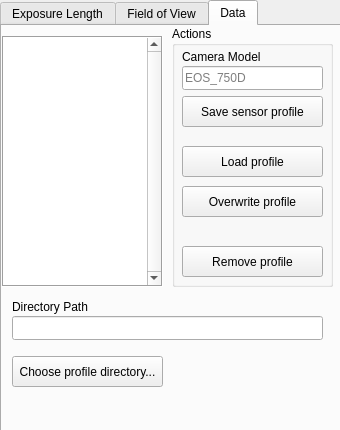
<?xml version="1.0" encoding="UTF-8"?>
<ui version="4.0">
 <class>PhotoCalc</class>
 <widget class="QMainWindow" name="PhotoCalc">
  <property name="geometry">
   <rect>
    <x>0</x>
    <y>0</y>
    <width>340</width>
    <height>430</height>
   </rect>
  </property>
  <property name="minimumSize">
   <size>
    <width>340</width>
    <height>420</height>
   </size>
  </property>
  <property name="maximumSize">
   <size>
    <width>340</width>
    <height>470</height>
   </size>
  </property>
  <property name="windowTitle">
   <string>PhotoCalc</string>
  </property>
  <widget class="QWidget" name="centralwidget">
   <widget class="QTabWidget" name="tabWidget">
    <property name="geometry">
     <rect>
      <x>0</x>
      <y>0</y>
      <width>341</width>
      <height>435</height>
     </rect>
    </property>
    <property name="currentIndex">
     <number>2</number>
    </property>
    <widget class="QWidget" name="tabExpo">
     <attribute name="title">
      <string>Exposure Length</string>
     </attribute>
     <widget class="QGroupBox" name="groupBox">
      <property name="geometry">
       <rect>
        <x>0</x>
        <y>0</y>
        <width>331</width>
        <height>171</height>
       </rect>
      </property>
      <property name="title">
       <string>Specifications</string>
      </property>
      <widget class="QGroupBox" name="groupBox_6">
       <property name="geometry">
        <rect>
         <x>10</x>
         <y>20</y>
         <width>141</width>
         <height>71</height>
        </rect>
       </property>
       <property name="title">
        <string>Camera</string>
       </property>
       <widget class="QLabel" name="label">
        <property name="geometry">
         <rect>
          <x>10</x>
          <y>20</y>
          <width>31</width>
          <height>16</height>
         </rect>
        </property>
        <property name="text">
         <string>Crop</string>
        </property>
       </widget>
       <widget class="QLineEdit" name="cropInput">
        <property name="geometry">
         <rect>
          <x>10</x>
          <y>40</y>
          <width>31</width>
          <height>21</height>
         </rect>
        </property>
        <property name="inputMask">
         <string/>
        </property>
        <property name="maxLength">
         <number>32767</number>
        </property>
        <property name="alignment">
         <set>Qt::AlignRight|Qt::AlignTrailing|Qt::AlignVCenter</set>
        </property>
        <property name="placeholderText">
         <string>1.6</string>
        </property>
       </widget>
       <widget class="QLabel" name="label_7">
        <property name="geometry">
         <rect>
          <x>40</x>
          <y>40</y>
          <width>16</width>
          <height>21</height>
         </rect>
        </property>
        <property name="text">
         <string>x</string>
        </property>
        <property name="alignment">
         <set>Qt::AlignBottom|Qt::AlignHCenter</set>
        </property>
       </widget>
       <widget class="QLabel" name="label_4">
        <property name="geometry">
         <rect>
          <x>60</x>
          <y>20</y>
          <width>61</width>
          <height>21</height>
         </rect>
        </property>
        <property name="text">
         <string>Pixelpitch</string>
        </property>
       </widget>
       <widget class="QLineEdit" name="pixelPitchInput">
        <property name="geometry">
         <rect>
          <x>60</x>
          <y>40</y>
          <width>51</width>
          <height>21</height>
         </rect>
        </property>
        <property name="maxLength">
         <number>4</number>
        </property>
        <property name="alignment">
         <set>Qt::AlignRight|Qt::AlignTrailing|Qt::AlignVCenter</set>
        </property>
        <property name="placeholderText">
         <string>3.74</string>
        </property>
       </widget>
       <widget class="QLabel" name="label_9">
        <property name="geometry">
         <rect>
          <x>110</x>
          <y>41</y>
          <width>31</width>
          <height>21</height>
         </rect>
        </property>
        <property name="text">
         <string>µm</string>
        </property>
        <property name="alignment">
         <set>Qt::AlignBottom|Qt::AlignHCenter</set>
        </property>
       </widget>
      </widget>
      <widget class="QGroupBox" name="groupBox_7">
       <property name="geometry">
        <rect>
         <x>160</x>
         <y>20</y>
         <width>161</width>
         <height>71</height>
        </rect>
       </property>
       <property name="title">
        <string>Lens</string>
       </property>
       <widget class="QLineEdit" name="FLinput">
        <property name="geometry">
         <rect>
          <x>10</x>
          <y>40</y>
          <width>61</width>
          <height>21</height>
         </rect>
        </property>
        <property name="maxLength">
         <number>6</number>
        </property>
        <property name="alignment">
         <set>Qt::AlignRight|Qt::AlignTrailing|Qt::AlignVCenter</set>
        </property>
        <property name="placeholderText">
         <string>200</string>
        </property>
       </widget>
       <widget class="QLabel" name="label_3">
        <property name="geometry">
         <rect>
          <x>10</x>
          <y>20</y>
          <width>71</width>
          <height>21</height>
         </rect>
        </property>
        <property name="text">
         <string>Focal Length</string>
        </property>
       </widget>
       <widget class="QLabel" name="label_10">
        <property name="geometry">
         <rect>
          <x>70</x>
          <y>41</y>
          <width>31</width>
          <height>21</height>
         </rect>
        </property>
        <property name="text">
         <string>mm</string>
        </property>
        <property name="alignment">
         <set>Qt::AlignBottom|Qt::AlignHCenter</set>
        </property>
       </widget>
       <widget class="QLineEdit" name="apertureInput">
        <property name="geometry">
         <rect>
          <x>120</x>
          <y>40</y>
          <width>31</width>
          <height>21</height>
         </rect>
        </property>
        <property name="maxLength">
         <number>4</number>
        </property>
        <property name="placeholderText">
         <string>5.6</string>
        </property>
       </widget>
       <widget class="QLabel" name="label_8">
        <property name="geometry">
         <rect>
          <x>99</x>
          <y>41</y>
          <width>16</width>
          <height>21</height>
         </rect>
        </property>
        <property name="text">
         <string>F</string>
        </property>
        <property name="alignment">
         <set>Qt::AlignRight|Qt::AlignTrailing|Qt::AlignVCenter</set>
        </property>
       </widget>
       <widget class="QLabel" name="label_2">
        <property name="geometry">
         <rect>
          <x>110</x>
          <y>20</y>
          <width>49</width>
          <height>21</height>
         </rect>
        </property>
        <property name="text">
         <string>Aperture</string>
        </property>
       </widget>
      </widget>
      <widget class="QGroupBox" name="groupBox_8">
       <property name="geometry">
        <rect>
         <x>10</x>
         <y>90</y>
         <width>311</width>
         <height>71</height>
        </rect>
       </property>
       <property name="title">
        <string>Misc</string>
       </property>
       <widget class="QSlider" name="precisionInput">
        <property name="geometry">
         <rect>
          <x>10</x>
          <y>40</y>
          <width>131</width>
          <height>16</height>
         </rect>
        </property>
        <property name="minimum">
         <number>1</number>
        </property>
        <property name="maximum">
         <number>3</number>
        </property>
        <property name="singleStep">
         <number>1</number>
        </property>
        <property name="orientation">
         <enum>Qt::Horizontal</enum>
        </property>
        <property name="tickPosition">
         <enum>QSlider::TicksBelow</enum>
        </property>
        <property name="tickInterval">
         <number>1</number>
        </property>
       </widget>
       <widget class="QLabel" name="label_21">
        <property name="geometry">
         <rect>
          <x>20</x>
          <y>40</y>
          <width>21</width>
          <height>41</height>
         </rect>
        </property>
        <property name="font">
         <font>
          <pointsize>7</pointsize>
         </font>
        </property>
        <property name="text">
         <string>High</string>
        </property>
        <property name="alignment">
         <set>Qt::AlignLeading|Qt::AlignLeft|Qt::AlignVCenter</set>
        </property>
       </widget>
       <widget class="QLabel" name="label_5">
        <property name="geometry">
         <rect>
          <x>10</x>
          <y>20</y>
          <width>49</width>
          <height>21</height>
         </rect>
        </property>
        <property name="text">
         <string>Precision</string>
        </property>
        <property name="alignment">
         <set>Qt::AlignLeading|Qt::AlignLeft|Qt::AlignVCenter</set>
        </property>
       </widget>
       <widget class="QLabel" name="label_20">
        <property name="geometry">
         <rect>
          <x>110</x>
          <y>40</y>
          <width>21</width>
          <height>41</height>
         </rect>
        </property>
        <property name="font">
         <font>
          <pointsize>7</pointsize>
          <kerning>true</kerning>
         </font>
        </property>
        <property name="text">
         <string>Low</string>
        </property>
        <property name="alignment">
         <set>Qt::AlignRight|Qt::AlignTrailing|Qt::AlignVCenter</set>
        </property>
       </widget>
       <widget class="QLineEdit" name="customRinput">
        <property name="geometry">
         <rect>
          <x>160</x>
          <y>40</y>
          <width>61</width>
          <height>21</height>
         </rect>
        </property>
        <property name="alignment">
         <set>Qt::AlignCenter</set>
        </property>
        <property name="placeholderText">
         <string>355</string>
        </property>
       </widget>
       <widget class="QLabel" name="label_6">
        <property name="geometry">
         <rect>
          <x>160</x>
          <y>20</y>
          <width>71</width>
          <height>21</height>
         </rect>
        </property>
        <property name="text">
         <string>Custom #</string>
        </property>
       </widget>
       <widget class="QDoubleSpinBox" name="declinationInput">
        <property name="geometry">
         <rect>
          <x>240</x>
          <y>40</y>
          <width>61</width>
          <height>21</height>
         </rect>
        </property>
        <property name="alignment">
         <set>Qt::AlignRight|Qt::AlignTrailing|Qt::AlignVCenter</set>
        </property>
        <property name="suffix">
         <string>°</string>
        </property>
        <property name="decimals">
         <number>1</number>
        </property>
        <property name="maximum">
         <double>90.000000000000000</double>
        </property>
        <property name="singleStep">
         <double>0.100000000000000</double>
        </property>
       </widget>
       <widget class="QLabel" name="label_11">
        <property name="geometry">
         <rect>
          <x>240</x>
          <y>20</y>
          <width>61</width>
          <height>21</height>
         </rect>
        </property>
        <property name="text">
         <string>Declination</string>
        </property>
       </widget>
      </widget>
     </widget>
     <widget class="QPushButton" name="pushButton">
      <property name="geometry">
       <rect>
        <x>0</x>
        <y>180</y>
        <width>331</width>
        <height>31</height>
       </rect>
      </property>
      <property name="font">
       <font>
        <bold>true</bold>
       </font>
      </property>
      <property name="text">
       <string>CALCULATE</string>
      </property>
     </widget>
     <widget class="QGroupBox" name="groupBox_2">
      <property name="geometry">
       <rect>
        <x>0</x>
        <y>210</y>
        <width>331</width>
        <height>191</height>
       </rect>
      </property>
      <property name="title">
       <string>Exposure Lengths</string>
      </property>
      <widget class="QGroupBox" name="groupBox_9">
       <property name="geometry">
        <rect>
         <x>10</x>
         <y>20</y>
         <width>311</width>
         <height>80</height>
        </rect>
       </property>
       <property name="title">
        <string>Rule of N</string>
       </property>
       <widget class="QLabel" name="label_12">
        <property name="geometry">
         <rect>
          <x>10</x>
          <y>20</y>
          <width>181</width>
          <height>21</height>
         </rect>
        </property>
        <property name="text">
         <string>According to &quot;Rule of custom #&quot;:</string>
        </property>
       </widget>
       <widget class="QLineEdit" name="customResultOutput">
        <property name="geometry">
         <rect>
          <x>190</x>
          <y>20</y>
          <width>71</width>
          <height>21</height>
         </rect>
        </property>
        <property name="readOnly">
         <bool>true</bool>
        </property>
       </widget>
       <widget class="QLabel" name="label_32">
        <property name="geometry">
         <rect>
          <x>260</x>
          <y>20</y>
          <width>51</width>
          <height>21</height>
         </rect>
        </property>
        <property name="text">
         <string>seconds</string>
        </property>
        <property name="alignment">
         <set>Qt::AlignCenter</set>
        </property>
       </widget>
       <widget class="QLabel" name="label_17">
        <property name="geometry">
         <rect>
          <x>10</x>
          <y>50</y>
          <width>181</width>
          <height>21</height>
         </rect>
        </property>
        <property name="text">
         <string>According to &quot;Rule of 500&quot;:</string>
        </property>
       </widget>
       <widget class="QLineEdit" name="r500resultOutput">
        <property name="geometry">
         <rect>
          <x>190</x>
          <y>50</y>
          <width>71</width>
          <height>21</height>
         </rect>
        </property>
        <property name="readOnly">
         <bool>true</bool>
        </property>
       </widget>
       <widget class="QLabel" name="label_33">
        <property name="geometry">
         <rect>
          <x>260</x>
          <y>50</y>
          <width>51</width>
          <height>21</height>
         </rect>
        </property>
        <property name="text">
         <string>seconds</string>
        </property>
        <property name="alignment">
         <set>Qt::AlignCenter</set>
        </property>
       </widget>
      </widget>
      <widget class="QGroupBox" name="groupBox_10">
       <property name="geometry">
        <rect>
         <x>10</x>
         <y>100</y>
         <width>311</width>
         <height>81</height>
        </rect>
       </property>
       <property name="title">
        <string>NPF</string>
       </property>
       <widget class="QLabel" name="label_19">
        <property name="geometry">
         <rect>
          <x>10</x>
          <y>50</y>
          <width>191</width>
          <height>21</height>
         </rect>
        </property>
        <property name="text">
         <string>According to &quot;full NPF&quot;:</string>
        </property>
       </widget>
       <widget class="QLineEdit" name="fullNPFresultOutput">
        <property name="geometry">
         <rect>
          <x>190</x>
          <y>50</y>
          <width>71</width>
          <height>21</height>
         </rect>
        </property>
        <property name="readOnly">
         <bool>true</bool>
        </property>
       </widget>
       <widget class="QLabel" name="label_35">
        <property name="geometry">
         <rect>
          <x>260</x>
          <y>50</y>
          <width>51</width>
          <height>21</height>
         </rect>
        </property>
        <property name="text">
         <string>seconds</string>
        </property>
        <property name="alignment">
         <set>Qt::AlignCenter</set>
        </property>
       </widget>
       <widget class="QLabel" name="label_18">
        <property name="geometry">
         <rect>
          <x>10</x>
          <y>20</y>
          <width>191</width>
          <height>21</height>
         </rect>
        </property>
        <property name="text">
         <string>According to &quot;simplified NPF&quot;:</string>
        </property>
       </widget>
       <widget class="QLineEdit" name="simpleNPFresultOutput">
        <property name="geometry">
         <rect>
          <x>190</x>
          <y>20</y>
          <width>71</width>
          <height>21</height>
         </rect>
        </property>
        <property name="readOnly">
         <bool>true</bool>
        </property>
       </widget>
       <widget class="QLabel" name="label_34">
        <property name="geometry">
         <rect>
          <x>260</x>
          <y>20</y>
          <width>51</width>
          <height>21</height>
         </rect>
        </property>
        <property name="text">
         <string>seconds</string>
        </property>
        <property name="alignment">
         <set>Qt::AlignCenter</set>
        </property>
       </widget>
      </widget>
     </widget>
    </widget>
    <widget class="QWidget" name="tabFoV">
     <attribute name="title">
      <string>Field of View</string>
     </attribute>
     <widget class="QGroupBox" name="groupBox_3">
      <property name="geometry">
       <rect>
        <x>0</x>
        <y>0</y>
        <width>331</width>
        <height>171</height>
       </rect>
      </property>
      <property name="title">
       <string>Specifications</string>
      </property>
      <widget class="QGroupBox" name="groupBox_11">
       <property name="geometry">
        <rect>
         <x>10</x>
         <y>20</y>
         <width>171</width>
         <height>71</height>
        </rect>
       </property>
       <property name="title">
        <string>Camera</string>
       </property>
       <widget class="QLabel" name="label_13">
        <property name="geometry">
         <rect>
          <x>10</x>
          <y>20</y>
          <width>71</width>
          <height>21</height>
         </rect>
        </property>
        <property name="text">
         <string>Sensor Width</string>
        </property>
       </widget>
       <widget class="QLineEdit" name="sensorWInput">
        <property name="geometry">
         <rect>
          <x>10</x>
          <y>40</y>
          <width>41</width>
          <height>21</height>
         </rect>
        </property>
        <property name="maxLength">
         <number>4</number>
        </property>
        <property name="alignment">
         <set>Qt::AlignRight|Qt::AlignTrailing|Qt::AlignVCenter</set>
        </property>
        <property name="placeholderText">
         <string>22.5</string>
        </property>
       </widget>
       <widget class="QLabel" name="label_24">
        <property name="geometry">
         <rect>
          <x>50</x>
          <y>40</y>
          <width>31</width>
          <height>21</height>
         </rect>
        </property>
        <property name="text">
         <string>mm</string>
        </property>
        <property name="alignment">
         <set>Qt::AlignBottom|Qt::AlignHCenter</set>
        </property>
       </widget>
       <widget class="QLineEdit" name="sensorHInput">
        <property name="geometry">
         <rect>
          <x>90</x>
          <y>40</y>
          <width>41</width>
          <height>21</height>
         </rect>
        </property>
        <property name="locale">
         <locale language="German" country="Germany"/>
        </property>
        <property name="maxLength">
         <number>4</number>
        </property>
        <property name="alignment">
         <set>Qt::AlignRight|Qt::AlignTrailing|Qt::AlignVCenter</set>
        </property>
        <property name="placeholderText">
         <string>15</string>
        </property>
       </widget>
       <widget class="QLabel" name="label_23">
        <property name="geometry">
         <rect>
          <x>90</x>
          <y>20</y>
          <width>81</width>
          <height>20</height>
         </rect>
        </property>
        <property name="text">
         <string>Sensor Height</string>
        </property>
       </widget>
       <widget class="QLabel" name="label_25">
        <property name="geometry">
         <rect>
          <x>130</x>
          <y>40</y>
          <width>31</width>
          <height>21</height>
         </rect>
        </property>
        <property name="text">
         <string>mm</string>
        </property>
        <property name="alignment">
         <set>Qt::AlignBottom|Qt::AlignHCenter</set>
        </property>
       </widget>
      </widget>
      <widget class="QGroupBox" name="groupBox_12">
       <property name="geometry">
        <rect>
         <x>190</x>
         <y>20</y>
         <width>131</width>
         <height>71</height>
        </rect>
       </property>
       <property name="title">
        <string>Lens</string>
       </property>
       <widget class="QLineEdit" name="FoVFLinput">
        <property name="geometry">
         <rect>
          <x>10</x>
          <y>40</y>
          <width>71</width>
          <height>21</height>
         </rect>
        </property>
        <property name="maxLength">
         <number>6</number>
        </property>
        <property name="alignment">
         <set>Qt::AlignRight|Qt::AlignTrailing|Qt::AlignVCenter</set>
        </property>
        <property name="placeholderText">
         <string>200</string>
        </property>
       </widget>
       <widget class="QLabel" name="label_15">
        <property name="geometry">
         <rect>
          <x>10</x>
          <y>20</y>
          <width>71</width>
          <height>21</height>
         </rect>
        </property>
        <property name="text">
         <string>Focal Length</string>
        </property>
       </widget>
       <widget class="QLabel" name="label_22">
        <property name="geometry">
         <rect>
          <x>80</x>
          <y>40</y>
          <width>31</width>
          <height>21</height>
         </rect>
        </property>
        <property name="text">
         <string>mm</string>
        </property>
        <property name="alignment">
         <set>Qt::AlignBottom|Qt::AlignHCenter</set>
        </property>
       </widget>
      </widget>
     </widget>
     <widget class="QPushButton" name="pushButton_2">
      <property name="geometry">
       <rect>
        <x>0</x>
        <y>180</y>
        <width>331</width>
        <height>31</height>
       </rect>
      </property>
      <property name="font">
       <font>
        <bold>true</bold>
       </font>
      </property>
      <property name="text">
       <string>CALCULATE</string>
      </property>
     </widget>
     <widget class="QGroupBox" name="groupBox_4">
      <property name="geometry">
       <rect>
        <x>0</x>
        <y>210</y>
        <width>331</width>
        <height>191</height>
       </rect>
      </property>
      <property name="title">
       <string>Field of View</string>
      </property>
      <widget class="QGroupBox" name="groupBox_13">
       <property name="geometry">
        <rect>
         <x>10</x>
         <y>20</y>
         <width>311</width>
         <height>80</height>
        </rect>
       </property>
       <property name="title">
        <string>Entered dimensions</string>
       </property>
       <widget class="QLabel" name="label_14">
        <property name="geometry">
         <rect>
          <x>10</x>
          <y>20</y>
          <width>141</width>
          <height>21</height>
         </rect>
        </property>
        <property name="text">
         <string>FoV along the long edge</string>
        </property>
       </widget>
       <widget class="QLineEdit" name="FoVWOutput">
        <property name="geometry">
         <rect>
          <x>190</x>
          <y>20</y>
          <width>51</width>
          <height>21</height>
         </rect>
        </property>
       </widget>
       <widget class="QLabel" name="label_29">
        <property name="geometry">
         <rect>
          <x>240</x>
          <y>20</y>
          <width>21</width>
          <height>21</height>
         </rect>
        </property>
        <property name="text">
         <string>°</string>
        </property>
        <property name="alignment">
         <set>Qt::AlignCenter</set>
        </property>
       </widget>
       <widget class="QLabel" name="label_27">
        <property name="geometry">
         <rect>
          <x>10</x>
          <y>50</y>
          <width>141</width>
          <height>20</height>
         </rect>
        </property>
        <property name="text">
         <string>FoV along the short edge</string>
        </property>
       </widget>
       <widget class="QLineEdit" name="FoVHOutput">
        <property name="geometry">
         <rect>
          <x>190</x>
          <y>50</y>
          <width>51</width>
          <height>21</height>
         </rect>
        </property>
       </widget>
       <widget class="QLabel" name="label_30">
        <property name="geometry">
         <rect>
          <x>240</x>
          <y>50</y>
          <width>20</width>
          <height>21</height>
         </rect>
        </property>
        <property name="text">
         <string>°</string>
        </property>
        <property name="alignment">
         <set>Qt::AlignCenter</set>
        </property>
       </widget>
      </widget>
      <widget class="QGroupBox" name="groupBox_14">
       <property name="geometry">
        <rect>
         <x>10</x>
         <y>100</y>
         <width>311</width>
         <height>81</height>
        </rect>
       </property>
       <property name="title">
        <string>Calculated dimensions</string>
       </property>
       <widget class="QLabel" name="label_16">
        <property name="geometry">
         <rect>
          <x>10</x>
          <y>20</y>
          <width>141</width>
          <height>21</height>
         </rect>
        </property>
        <property name="text">
         <string>FoV along the diagonal</string>
        </property>
       </widget>
       <widget class="QLineEdit" name="FoVDOutput">
        <property name="geometry">
         <rect>
          <x>190</x>
          <y>20</y>
          <width>51</width>
          <height>21</height>
         </rect>
        </property>
       </widget>
       <widget class="QLabel" name="label_31">
        <property name="geometry">
         <rect>
          <x>240</x>
          <y>20</y>
          <width>21</width>
          <height>21</height>
         </rect>
        </property>
        <property name="text">
         <string>°</string>
        </property>
        <property name="alignment">
         <set>Qt::AlignCenter</set>
        </property>
       </widget>
      </widget>
     </widget>
    </widget>
    <widget class="QWidget" name="tabData">
     <attribute name="title">
      <string>Data</string>
     </attribute>
     <widget class="QPushButton" name="profileDirSelectButton">
      <property name="geometry">
       <rect>
        <x>10</x>
        <y>330</y>
        <width>151</width>
        <height>31</height>
       </rect>
      </property>
      <property name="text">
       <string>Choose profile directory...</string>
      </property>
     </widget>
     <widget class="QLineEdit" name="cameraProfileDirBox">
      <property name="geometry">
       <rect>
        <x>10</x>
        <y>290</y>
        <width>311</width>
        <height>24</height>
       </rect>
      </property>
      <property name="font">
       <font>
        <pointsize>7</pointsize>
       </font>
      </property>
      <property name="readOnly">
       <bool>true</bool>
      </property>
     </widget>
     <widget class="QLabel" name="label_26">
      <property name="geometry">
       <rect>
        <x>10</x>
        <y>270</y>
        <width>81</width>
        <height>21</height>
       </rect>
      </property>
      <property name="text">
       <string>Directory Path</string>
      </property>
     </widget>
     <widget class="QGroupBox" name="groupBox_5">
      <property name="geometry">
       <rect>
        <x>170</x>
        <y>0</y>
        <width>161</width>
        <height>261</height>
       </rect>
      </property>
      <property name="title">
       <string>Actions</string>
      </property>
      <widget class="QPushButton" name="overwriteProfileButton">
       <property name="geometry">
        <rect>
         <x>10</x>
         <y>160</y>
         <width>141</width>
         <height>31</height>
        </rect>
       </property>
       <property name="text">
        <string>Overwrite profile</string>
       </property>
      </widget>
      <widget class="QPushButton" name="removeProfile">
       <property name="geometry">
        <rect>
         <x>10</x>
         <y>220</y>
         <width>141</width>
         <height>31</height>
        </rect>
       </property>
       <property name="text">
        <string>Remove profile</string>
       </property>
      </widget>
      <widget class="QPushButton" name="newProfileButton">
       <property name="geometry">
        <rect>
         <x>10</x>
         <y>70</y>
         <width>141</width>
         <height>31</height>
        </rect>
       </property>
       <property name="text">
        <string>Save sensor profile</string>
       </property>
      </widget>
      <widget class="QPushButton" name="loadProfileButton">
       <property name="geometry">
        <rect>
         <x>10</x>
         <y>120</y>
         <width>141</width>
         <height>31</height>
        </rect>
       </property>
       <property name="text">
        <string>Load profile</string>
       </property>
      </widget>
      <widget class="QLineEdit" name="camNameInput">
       <property name="geometry">
        <rect>
         <x>10</x>
         <y>40</y>
         <width>141</width>
         <height>24</height>
        </rect>
       </property>
       <property name="placeholderText">
        <string>EOS_750D</string>
       </property>
      </widget>
      <widget class="QLabel" name="label_28">
       <property name="geometry">
        <rect>
         <x>10</x>
         <y>20</y>
         <width>81</width>
         <height>21</height>
        </rect>
       </property>
       <property name="text">
        <string>Camera Model</string>
       </property>
      </widget>
     </widget>
     <widget class="QListView" name="cameraList">
      <property name="geometry">
       <rect>
        <x>0</x>
        <y>10</y>
        <width>161</width>
        <height>251</height>
       </rect>
      </property>
      <property name="frameShape">
       <enum>QFrame::Box</enum>
      </property>
      <property name="verticalScrollBarPolicy">
       <enum>Qt::ScrollBarAlwaysOn</enum>
      </property>
      <property name="editTriggers">
       <set>QAbstractItemView::DoubleClicked</set>
      </property>
     </widget>
    </widget>
   </widget>
  </widget>
 </widget>
 <resources/>
 <connections/>
</ui>
